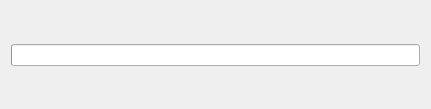
<?xml version="1.0" encoding="UTF-8"?>
<ui version="4.0">
 <class>ProgressDialog</class>
 <widget class="QDialog" name="ProgressDialog">
  <property name="geometry">
   <rect>
    <x>0</x>
    <y>0</y>
    <width>431</width>
    <height>109</height>
   </rect>
  </property>
  <property name="windowTitle">
   <string/>
  </property>
  <property name="windowIcon">
   <iconset resource="../../Resources.qrc">
    <normaloff>:/logo</normaloff>:/logo</iconset>
  </property>
  <layout class="QVBoxLayout" name="verticalLayout">
   <item>
    <widget class="QLabel" name="labelDesc">
     <property name="font">
      <font>
       <weight>75</weight>
       <bold>true</bold>
      </font>
     </property>
     <property name="text">
      <string/>
     </property>
    </widget>
   </item>
   <item>
    <widget class="QProgressBar" name="barProgress">
     <property name="value">
      <number>0</number>
     </property>
     <property name="textVisible">
      <bool>false</bool>
     </property>
    </widget>
   </item>
   <item>
    <widget class="QLabel" name="labelStatus">
     <property name="text">
      <string/>
     </property>
     <property name="alignment">
      <set>Qt::AlignCenter</set>
     </property>
    </widget>
   </item>
  </layout>
 </widget>
 <resources>
  <include location="../../Resources.qrc"/>
 </resources>
 <connections/>
</ui>
